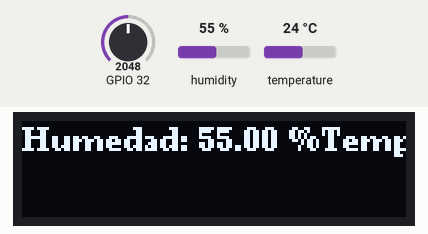
A sketch run on a simulated ESP32. Parts: 128×32 one-colour display. The inputs (shaded band) are chosen by the test bench; at power-on: humidity 55 %, GPIO 32 = 2048, temperature 24 °C. WiFi joins after 1.5 s; servers stay silent unless stated; what the sketch prints to the serial monitor is not drawn.

Above: at 6.2 s.
6.3 s: humidity set to 69 %
At 8.2 s:
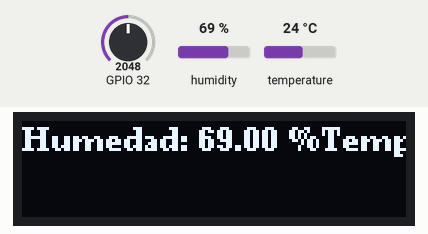
8.5 s: humidity set to 72 %
At 10.5 s:
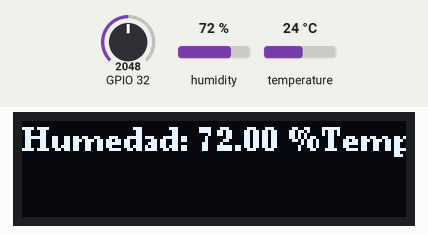
14.6 s: humidity set to 22 %
At 15.9 s:
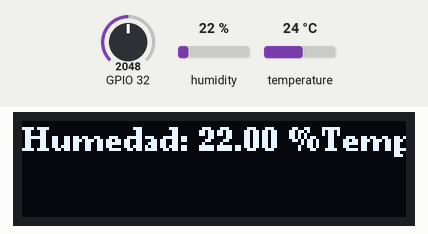
Timing chart, 0 to 17.6 s (numbered marks = the images above; inputs shaded):
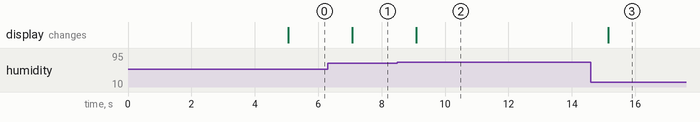

The sketch:

INVERNADERO.ino
```cpp
#include <Arduino.h>
#include "WiFi.h"
// #include "SD.h"  // Comentado: Librería para la tarjeta SD
#include "DHT.h"
#include <U8g2lib.h>
#include <ESPAsyncWebServer.h>

// Declaraciones de constantes
const char* ssid = "Readme";
const char* password = "13052023";
const unsigned long WiFiCheckInterval = 60000;
const int UMBRAL_TEMP = 30; // Umbral de temperatura en grados Celsius
const int UMBRAL_HUM = 70;  // Umbral de humedad en porcentaje

// Declaraciones de objetos
DHT dht(4, DHT22); // Pin 4 para DHT22
U8G2_SH1106_128X32_VISIONOX_F_HW_I2C u8g2(U8G2_R0, /* reset=*/ U8X8_PIN_NONE);
AsyncWebServer server(80);

void setup() {
  Serial.begin(115200);
  WiFi.mode(WIFI_STA);
  setupWiFi();
  // setupSDCard();  // Comentado: Configuración de la tarjeta SD
  setupOled();
  setupWebServer();
}

void loop() {
  unsigned long currentMillis = millis();
  static unsigned long lastWiFiCheckTime = 0;

  // Verificar la conexión WiFi cada cierto intervalo de tiempo
  if (currentMillis - lastWiFiCheckTime >= WiFiCheckInterval) {
    lastWiFiCheckTime = currentMillis;
    setupWiFi();
  }

  if (!checkWiFiConnection()) {
    Serial.println("Error: En parametros de WiFi");
    updateOled("Error:WiFi");
    delay(5000);
    lastWiFiCheckTime = currentMillis;
  }

  // Manejar la solicitud para los datos del sensor
  float temperature = dht.readTemperature();
  float humidity = dht.readHumidity();
  int lightIntensity = analogRead(32);

  // Verificar los valores de temperatura y humedad
  if (temperature > UMBRAL_TEMP || humidity > UMBRAL_HUM) {
    // Si los valores están fuera de los umbrales, encender el relé correspondiente
    if (temperature > UMBRAL_TEMP) {
      // Encender la bomba de agua
      // Código para activar el relé de la bomba de agua
      Serial.println("Activando bomba de agua");
    }
    if (humidity > UMBRAL_HUM) {
      // Encender el ventilador
      // Código para activar el relé del ventilador
      Serial.println("Activando ventilador");
    }
  } else {
    // Si los valores están dentro de los umbrales, apagar ambos relés
    // Código para apagar los relés de la bomba de agua y el ventilador
    Serial.println("Desactivando bomba de agua y ventilador");
  }

  // Actualizar la pantalla OLED con los valores de los sensores
  String temperatureString = String(temperature);
  String humidityString = String(humidity);
  String lightIntensityString = String(lightIntensity);
  updateOled("Humedad: " + humidityString + " %\nTemperatura: " + temperatureString + " °C\nLuz: " + lightIntensityString + " %");

  delay(2000); // Retraso antes de realizar la próxima lectura de los sensores
}

// Funciones de WiFi
void setupWiFi() {
  Serial.print("Conectando a WiFi ..");
  while (WiFi.status() != WL_CONNECTED) {
    WiFi.begin(ssid, password);
    Serial.print('.');
    delay(5000);
  }
  Serial.println(WiFi.localIP());
}

bool checkWiFiConnection() {
  return (WiFi.status() == WL_CONNECTED);
}

// Funciones de la tarjeta SD
// void setupSDCard() {
//     while (!SD.begin()) {
//         Serial.println("Card Mount Failed");
//         delay(5000);
//     }
//     uint8_t cardType = SD.cardType();

//     if (cardType == CARD_NONE) {
//         Serial.println("No SD card attached");
//         return;
//     }

//     Serial.print("SD Card Type: ");
//     if (cardType == CARD_MMC) {
//         Serial.println("MMC");
//     } else if (cardType == CARD_SD) {
//         Serial.println("SDSC");
//     } else if (cardType == CARD_SDHC) {
//         Serial.println("SDHC");
//     } else {
//         Serial.println("UNKNOWN");
//     }
//     uint64_t cardSize = SD.cardSize() / (1024 * 1024);
//     Serial.printf("SD Card Size: %lluMB\n", cardSize);
// }

// Funciones de la pantalla OLED
void setupOled() {
    u8g2.begin();
}

void updateOled(String message) {
    u8g2.clearBuffer();
    u8g2.setFont(u8g2_font_ncenB08_tr);
    u8g2.setCursor(0, 10);
    u8g2.print(message);
    u8g2.sendBuffer();
}

// Funciones del servidor web
void setupWebServer() {
  // Manejar la solicitud para los datos del sensor
  server.on("/datos", HTTP_GET, [](AsyncWebServerRequest *request) {
    float temperature = dht.readTemperature();
    float humidity = dht.readHumidity();
    int lightIntensity = analogRead(32);

    String temperatureString = String(temperature);
    String humidityString = String(humidity);
    String lightIntensityString = String(lightIntensity);
    String data = "{\"temperatura\": " + temperatureString + ", \"humedad\": " + humidityString + ", \"intensidadLuz\": " + lightIntensityString + "}";
    request->send(200, "application/json", data);
  });

  // Manejar la solicitud para el archivo index.html
  server.on("/", HTTP_GET, [](AsyncWebServerRequest *request) {
    request->send(SD, "/index.html", "text/html");
  });

  // Iniciar el servidor
  server.begin();
}
```

Measured:
- after the input at 6.3 s, the display: changes after 0.77 s (image 1)
- after the input at 8.5 s, the display: changes after 0.59 s (image 2)
- after the input at 14.6 s, the display: changes after 0.54 s (image 3)
